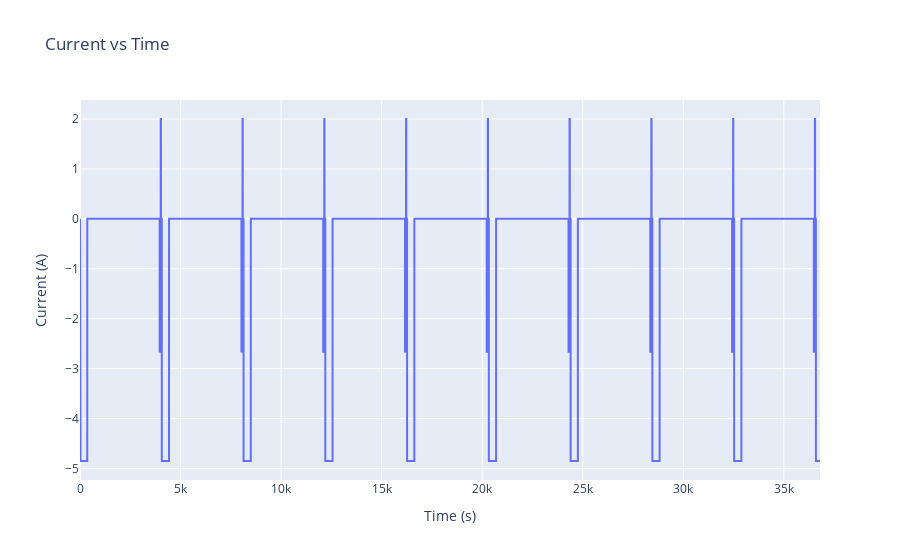

Notebook code for this chart:
### Code cell
# To see current vs time profile.
fig1 = go.Figure()
# Add a line trace for current vs. time
fig1.add_trace(
    go.Scatter(
        x=df["Time_Points"].to_numpy(),
        y=df["Current_A"].to_numpy(),
        mode="lines",  # 'lines', 'markers', or 'lines+markers'
        name="Current vs Time",
    )
)

# Customize layout
fig1.update_layout(
    title="Current vs Time",
    xaxis_title="Time (s)",
    yaxis_title="Current (A)",
    template="plotly",  # Use a Plotly template (optional)
)

# Show the plot
fig1.show()

### Figure 1 — Plotly figure (JSON) as saved in the notebook; plotly's stock layout.template omitted (floating-point values rounded to 4 significant figures; data arrays with more than 128 entries replaced by an {"elided": "..."} marker saying what was removed)
{"data": [{"mode": "lines", "name": "Current vs Time", "type": "scatter", "x": {"elided": "36799 int values"}, "y": {"elided": "36799 float values"}}], "layout": {"title": {"text": "Current vs Time"}, "xaxis": {"title": {"text": "Time (s)"}}, "yaxis": {"title": {"text": "Current (A)"}}}}
